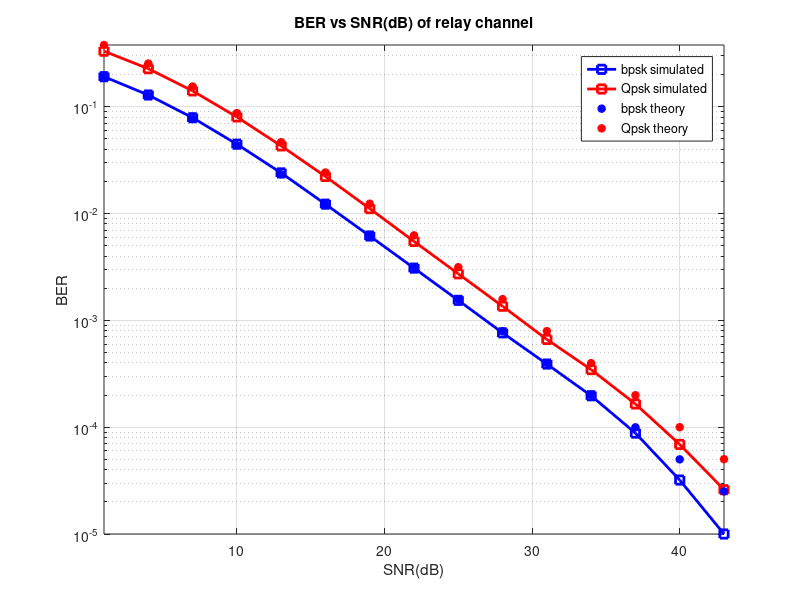

MATLAB code for this plot:
close all;
clear all;
rng('shuffle');

SNRdB=[1:3:45];
blocklength=100;
numblocks=10000;
BER=zeros(2,length(SNRdB));
SNR=zeros(size(SNRdB));
ipHat=zeros(1,blocklength);


for L=1:numblocks
     bits=randi([0,1],[1,blocklength]);
     ip1 = ((2*(rand(1,blocklength)>0.5))-1)+1j*((2*(rand(1,blocklength)>0.5))-1);
     h=1/sqrt(2)*[randn + j*randn];
     ChNoise=(randn(1,blocklength) + j*randn(1,blocklength));
    
    for k=1:length(SNRdB)
        SNR(k)=10^(SNRdB(k)/10);
        Txbits=sqrt(SNR(k))*(2*bits-1);
        Rxbits=h*Txbits+ChNoise;
        processedbits=conj(h)*Rxbits;
        decodedbits=((real(processedbits))>=0);
        BER(1,k)=sum(decodedbits~=bits)+BER(1,k);
        Txbits1 = sqrt(SNR(k))*ip1;%% Fading channel model
    Rxbits1= h*Txbits1+ ChNoise;
    yHat = h'/norm(h)*Rxbits1; %% Processing with complex conjugate of channel coefficient
    y_re=real(yHat);
    y_im=imag(yHat);
    %qpsk receiver - hard decision decoding
    ipHat(find(y_re>0&y_im>0))= 1+1j;
    ipHat(find(y_re<0&y_im>0))= -1+1j;
    ipHat(find(y_re>0&y_im<0))= 1-1j;
    ipHat(find(y_re<0&y_im<0))= -1-1j;
    BER(2,k) = BER(2,k) + sum(ipHat ~= ip1);
    end
    
end

BER1=BER(1,:)/(numblocks*blocklength);
BER2 = BER(2,:)/(numblocks*blocklength);
semilogy(SNRdB,BER1,'b-s','linewidth',2.0);hold on;
semilogy(SNRdB,BER2,'r-s','linewidth',2.0);
semilogy(SNRdB,0.5*(1-sqrt(SNR./(2+SNR))),'b*','linewidth',2.0);
semilogy(SNRdB,(1-sqrt(SNR./(2+SNR))),'r*','linewidth',2.0);
axis tight
grid on
legend('bpsk simulated','Qpsk simulated','bpsk theory','Qpsk theory');
xlabel('SNR(dB)');
ylabel('BER');
title('BER vs SNR(dB) of relay channel')
